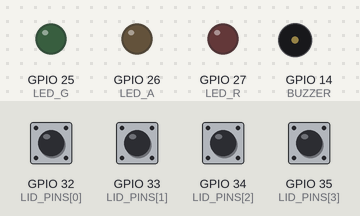
Simulated run of this sketch. Board: ESP32. On the bench: output pins drawn as LEDs (lit = HIGH), buzzer (waves = sounding, pin HIGH). The inputs (shaded band) are chosen by the test bench; at power-on: GPIO 32 (LID_PINS[0]), GPIO 33 (LID_PINS[1]), GPIO 34 (LID_PINS[2]), GPIO 35 (LID_PINS[3]) HIGH. WiFi joins after 1.5 s; servers stay silent unless stated; uploads are accepted with an empty reply; what the sketch prints to the serial monitor is not drawn.

Above: at 1.78 s.
At 3.1 s:
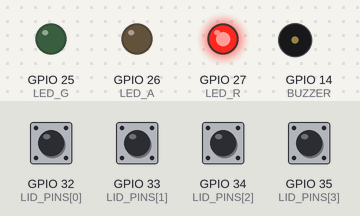
Timing chart, 0 to 4.8 s (numbered marks = the images above):
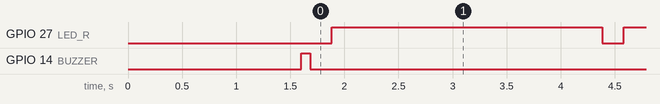

Measured:
- by itself, GPIO 27 (LED_R): alternates HIGH for 2.5 s and LOW for 0.20 s, 8 changes in all, then stays LOW

The sketch:

medmate_box.ino
```cpp
/*
  MedMate smart pill box: ESP32 sketch
  ------------------------------------
  Wiring (4 compartments):
    Reed switch + magnet on each lid: one leg to a GPIO below, other leg to GND (internal pull-up used).
    Green LED -> GPIO 25 (+ resistor), Amber LED -> GPIO 26, Red LED -> GPIO 27, Buzzer -> GPIO 14.
  Fill in WIFI_SSID, WIFI_PASS, SERVER (your computer's local IP and port) and PATIENT_CODE
  (shown in the app under Care Circle, for example MM-DEMO).
  Board: "ESP32 Dev Module". Libraries: none beyond the ESP32 core (WiFi, HTTPClient).
*/
#include <WiFi.h>
#include <HTTPClient.h>

const char* WIFI_SSID = "YOUR_WIFI";
const char* WIFI_PASS = "YOUR_PASSWORD";
const char* SERVER = "http://192.168.1.10:3000";   // run `npm start` on this computer
const char* PATIENT_CODE = "MM-DEMO";

const int LID_PINS[4] = {32, 33, 34, 35};          // reed switches (closed lid = LOW)
const int LED_G = 25, LED_A = 26, LED_R = 27, BUZZER = 14;
bool wasOpen[4] = {false, false, false, false};

void beep(int ms) { digitalWrite(BUZZER, HIGH); delay(ms); digitalWrite(BUZZER, LOW); }

void showLed(const String& color) {
  digitalWrite(LED_G, color == "green"); digitalWrite(LED_A, color == "amber"); digitalWrite(LED_R, color == "red");
  delay(2500);
  digitalWrite(LED_G, LOW); digitalWrite(LED_A, LOW); digitalWrite(LED_R, LOW);
}

void sendLidEvent(int slot) {
  if (WiFi.status() != WL_CONNECTED) return;
  HTTPClient http;
  http.begin(String(SERVER) + "/api/device/event");
  http.addHeader("Content-Type", "application/json");
  int code = http.POST("{\"code\":\"" + String(PATIENT_CODE) + "\",\"slot\":" + String(slot) + "}");
  String body = http.getString();
  http.end();
  if (code != 200) { showLed("red"); return; }
  if (body.indexOf("\"green\"") > 0) { beep(120); showLed("green"); }
  else if (body.indexOf("\"amber\"") > 0) { beep(400); showLed("amber"); }
  else showLed("red");
}

void setup() {
  Serial.begin(115200);
  for (int i = 0; i < 4; i++) pinMode(LID_PINS[i], INPUT_PULLUP);   // note: GPIO 34/35 are input-only and have no pull-up, add 10k resistors to 3.3V
  pinMode(LED_G, OUTPUT); pinMode(LED_A, OUTPUT); pinMode(LED_R, OUTPUT); pinMode(BUZZER, OUTPUT);
  WiFi.begin(WIFI_SSID, WIFI_PASS);
  while (WiFi.status() != WL_CONNECTED) { delay(400); Serial.print("."); }
  Serial.println("\nConnected: " + WiFi.localIP().toString());
  beep(80);
}

void loop() {
  for (int i = 0; i < 4; i++) {
    bool open = digitalRead(LID_PINS[i]) == HIGH;      // magnet away = lid open
    if (open && !wasOpen[i]) { Serial.printf("Lid %d opened\n", i + 1); sendLidEvent(i + 1); }
    wasOpen[i] = open;
  }
  delay(60);
}
```
